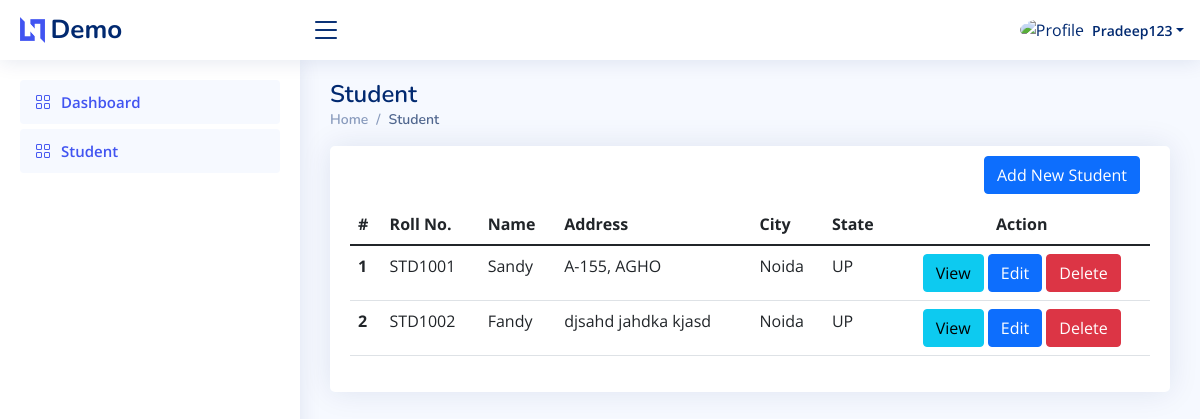
Page /student/ (signed in) on the committed database.
### adminApp/models.py (models this page shows, shortened)
class Student(models.Model):
    roll_no = models.CharField(max_length=100, unique=True)
    name = models.CharField(max_length=150, null=True, blank=True)
    address = models.TextField(null=True, blank=True)
    city = models.CharField(max_length=100, null=True, blank=True)
    state = models.CharField(max_length=100, null=True, blank=True)

### adminApp/views.py (the view)
# urls.py: path('student/', views.student, name='student'),
def student(request):
    if request.user.is_authenticated:
        std_objs = Student.objects.all()
        context = {'std_objs':std_objs}
        return render(request, 'adminApp/admin/student.html', context)
    else:
        return HttpResponseRedirect('/')

### templates/adminApp/admin/student.html (shortened to what this page needs)
{% extends 'adminApp/admin/base.html' %}
{% load static %}
{% block main-content %}
    <main id="main" class="main">
        <div class="pagetitle">
            <h1>Student</h1>
            <nav>
                <ol class="breadcrumb">
                    <li class="breadcrumb-item"><a href="{% url 'dashboard' %}">Home</a></li>
                    <li class="breadcrumb-item active">Student</li>
                </ol>
            </nav>
        </div>
        <section class="section">
            <div class="row">
                <div class="col-lg-12">
                    <div class="card">
                        <div class="card-body">
                            <a href="#" class="btn btn-primary" style="margin: 10px; float:right;">Add New Student</a>
                            <table class="table datatable">
                                <thead>
                                    <tr>
                                        <th scope="col">#</th>
                                        <th scope="col">Roll No.</th>
                                        <th scope="col">Name</th>
                                        <th scope="col">Address</th>
                                        <th scope="col">City</th>
                                        <th scope="col">State</th>
                                        <th scope="col"  style="text-align: center;">Action</th>
                                    </tr>
                                </thead>
                                <tbody>
                                    {% for std_obj in std_objs %}
                                    <tr>
                                        <th scope="row">{{std_obj.id}}</th>
                                        <td>{{std_obj.roll_no}}</td>
                                        <td>{{std_obj.name}}</td>
                                        <td>{{std_obj.address}}</td>
                                        <td>{{std_obj.city}}</td>
                                        <td>{{std_obj.state}}</td>
                                        <td style="text-align: center;">
                                            <a href="#" class="btn btn-info">View</a>
                                            <a href="#" class="btn btn-primary">Edit</a>
                                            <a href="#" class="btn btn-danger">Delete</a>
                                        </td>
                                    </tr>
                                    {% endfor %}
                                </tbody>
                            </table>
                        </div>
                    </div>
                </div>
            </div>
        </section>
    </main>
{% endblock main-content %}

### templates/adminApp/admin/base.html (shortened to what this page needs)
<!DOCTYPE html>
{% load static %}
<html lang="en">
    <head>
        <link href="{% static 'adminApp/assets/vendor/bootstrap/css/bootstrap.min.css' %}" rel="stylesheet">
        <link href="{% static 'adminApp/assets/vendor/bootstrap-icons/bootstrap-icons.css' %}" rel="stylesheet">
        <link href="{% static 'adminApp/assets/vendor/boxicons/css/boxicons.min.css' %}" rel="stylesheet">
        <link href="{% static 'adminApp/assets/vendor/quill/quill.snow.css' %}" rel="stylesheet">
        <link href="{% static 'adminApp/assets/vendor/quill/quill.bubble.css' %}" rel="stylesheet">
        <link href="{% static 'adminApp/assets/vendor/remixicon/remixicon.css' %}" rel="stylesheet">
        <link href="{% static 'adminApp/assets/vendor/simple-datatables/style.css' %}" rel="stylesheet">
        <link href="{% static 'adminApp/assets/css/style.css' %}" rel="stylesheet">
    </head>
    <body>
        <header id="header" class="header fixed-top d-flex align-items-center">
            <div class="d-flex align-items-center justify-content-between">
            <a href="{% url 'dashboard' %}" class="logo d-flex align-items-center">
                <img src="{% static 'adminApp/assets/img/logo.png' %}" alt="">
                <span class="d-none d-lg-block">Demo</span>
            </a>
            <i class="bi bi-list toggle-sidebar-btn"></i>
            </div>
            <nav class="header-nav ms-auto">
            <ul class="d-flex align-items-center">
                <li class="nav-item dropdown pe-3">
                <a class="nav-link nav-profile d-flex align-items-center pe-0" href="#" data-bs-toggle="dropdown">
                    <img src="{{ udata.profile_pic.url }}" alt="Profile" class="rounded-circle">
                    <span class="d-none d-md-block dropdown-toggle ps-2">{{request.user|capfirst}}</span>
                </a>
                </li>
            </ul>
            </nav>
        </header>
        <aside id="sidebar" class="sidebar">
            <ul class="sidebar-nav" id="sidebar-nav">
                <li class="nav-item">
                    <a class="nav-link" href="{% url 'dashboard' %}">
                    <i class="bi bi-grid"></i>
                    <span>Dashboard</span>
                    </a>
                </li>
                <li class="nav-item">
                    <a class="nav-link" href="{% url 'student' %}">
                    <i class="bi bi-grid"></i>
                    <span>Student</span>
                    </a>
                </li>
            </ul>
        </aside>
        {% block main-content %}{% endblock main-content %}
    </body>
</html>

### static/adminApp/assets/css/style.css (style rules this page uses)
:root { scroll-behavior: smooth; }
body { font-family: "Open Sans", sans-serif; background: #f6f9ff; color: #444444; }
a { color: #4154f1; text-decoration: none; }
h1, h2, h3, h4, h5, h6 { font-family: "Nunito", sans-serif; }
#main { margin-top: 60px; padding: 20px 30px; transition: all 0.3s; }
.pagetitle { margin-bottom: 10px; }
.pagetitle h1 { font-size: 24px; margin-bottom: 0; font-weight: 600; color: #012970; }
.card { margin-bottom: 30px; border: none; border-radius: 5px; box-shadow: 0px 0 30px rgba(1, 41, 112, 0.1); overflow: hidden; }
.card-body { padding: 0 20px 20px 20px; }
.breadcrumb { font-size: 14px; font-family: "Nunito", sans-serif; color: #899bbd; font-weight: 600; }
.breadcrumb a { color: #899bbd; transition: 0.3s; }
.breadcrumb .breadcrumb-item::before { color: #899bbd; }
.breadcrumb .active { color: #51678f; font-weight: 600; }
.logo { line-height: 1; }
@media (min-width: 1200px) { .logo { width: 280px; } }
.logo img { max-height: 26px; margin-right: 6px; }
.logo span { font-size: 26px; font-weight: 700; color: #012970; font-family: "Nunito", sans-serif; }
.header { transition: all 0.5s; z-index: 997; height: 60px; box-shadow: 0px 2px 20px rgba(1, 41, 112, 0.1); background-color: #fff; padding-left: 20px; }
.header .toggle-sidebar-btn { font-size: 32px; padding-left: 10px; cursor: pointer; color: #012970; }
.header-nav ul { list-style: none; }
.header-nav > ul { margin: 0; padding: 0; }
.header-nav .nav-profile { color: #012970; }
.header-nav .nav-profile img { max-height: 36px; }
.header-nav .nav-profile span { font-size: 14px; font-weight: 600; }
.sidebar { position: fixed; top: 60px; left: 0; bottom: 0; width: 300px; z-index: 996; transition: all 0.3s; padding: 20px; overflow-y: auto; scrollbar-width: thin; scrollbar-color: #aab7cf transparent; box-shadow: 0px 0px 20px rgba(1, 41, 112, 0.1); background-color: #fff; }
@media (min-width: 1200px) { #main, #footer { margin-left: 300px; } }
.sidebar-nav { padding: 0; margin: 0; list-style: none; }
.sidebar-nav li { padding: 0; margin: 0; list-style: none; }
.sidebar-nav .nav-item { margin-bottom: 5px; }
.sidebar-nav .nav-link { display: flex; align-items: center; font-size: 15px; font-weight: 600; color: #4154f1; transition: 0.3; background: #f6f9ff; padding: 10px 15px; border-radius: 4px; }
.sidebar-nav .nav-link i { font-size: 16px; margin-right: 10px; color: #4154f1; }

### rows in the picture
Student: id "1", roll_no "STD1001", name "Sandy", address "A-155, AGHO", city "Noida", state "UP"
Student: id "2", roll_no "STD1002", name "Fandy", address "djsahd jahdka kjasd", city "Noida", state "UP"

### other values in the picture
{{ request.user|capfirst }} "Pradeep123"
